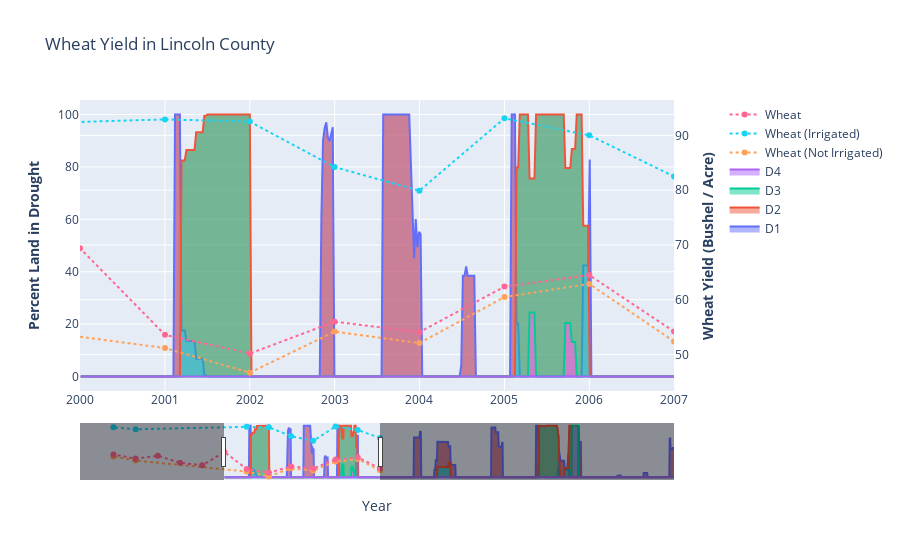

Here is the notebook cell this chart was saved with:
### Code cell
wheat_time_plot('LINCOLN')

### Figure 1 — Plotly figure (JSON) as saved in the notebook; plotly's stock layout.template omitted (floating-point values rounded to 4 significant figures; data arrays with more than 128 entries replaced by an {"elided": "..."} marker saying what was removed)
{"data": [{"fill": "tonexty", "name": "D1", "type": "scatter", "x": {"elided": "1057 str values"}, "xaxis": "x", "y": {"elided": "1057 float values"}, "yaxis": "y"}, {"fill": "tonexty", "name": "D2", "type": "scatter", "x": {"elided": "1057 str values"}, "xaxis": "x", "y": {"elided": "1057 float values"}, "yaxis": "y"}, {"fill": "tonexty", "name": "D3", "type": "scatter", "x": {"elided": "1057 str values"}, "xaxis": "x", "y": {"elided": "1057 float values"}, "yaxis": "y"}, {"fill": "tonexty", "name": "D4", "type": "scatter", "x": {"elided": "1057 str values"}, "xaxis": "x", "y": {"elided": "1057 int values"}, "yaxis": "y"}, {"line": {"dash": "dot"}, "name": "Wheat (Not Irrigated)", "type": "scatter", "x": [2007, 2006, 2005, 2004, 2003, 2002, 2001, 1996, 1995], "xaxis": "x", "y": [52.4, 62.9, 60.5, 52.1, 54.2, 46.7, 51.2, 61.5, 65.3], "yaxis": "y2"}, {"line": {"dash": "dot"}, "name": "Wheat (Irrigated)", "type": "scatter", "x": [2007, 2006, 2005, 2004, 2003, 2002, 2001, 1996, 1995], "xaxis": "x", "y": [82.5, 90, 93.1, 79.9, 84.2, 92.5, 92.9, 90.6, 92.4], "yaxis": "y2"}, {"line": {"dash": "dot"}, "name": "Wheat", "type": "scatter", "x": [2007, 2006, 2005, 2004, 2003, 2002, 2001, 2000, 1999, 1998, 1997, 1996, 1995], "xaxis": "x", "y": [54.2, 64.5, 62.4, 54.1, 56, 50.2, 53.6, 69.4, 57.1, 59.4, 65.9, 63.3, 67.2], "yaxis": "y2"}], "layout": {"autosize": true, "title": {"text": "Wheat Yield in Lincoln County"}, "xaxis": {"anchor": "y", "domain": [0, 0.94], "range": ["2000-01-01", "2007-01-01"], "rangeslider": {"autorange": true, "range": ["1993-07-30 09:32:28.3458", "2020-03-31"], "visible": true, "yaxis": {"_template": null, "rangemode": "match"}, "yaxis2": {"_template": null, "rangemode": "match"}}, "title": {"text": "Year"}, "type": "date"}, "yaxis": {"anchor": "x", "autorange": true, "domain": [0, 1], "range": [-5.556, 105.6], "title": {"text": "<b>Percent Land in Drought</b>"}, "type": "linear"}, "yaxis2": {"anchor": "x", "autorange": true, "overlaying": "y", "range": [42.99, 96.81], "side": "right", "title": {"text": "<b>Wheat Yield (Bushel / Acre)</b>"}, "type": "linear"}}}
